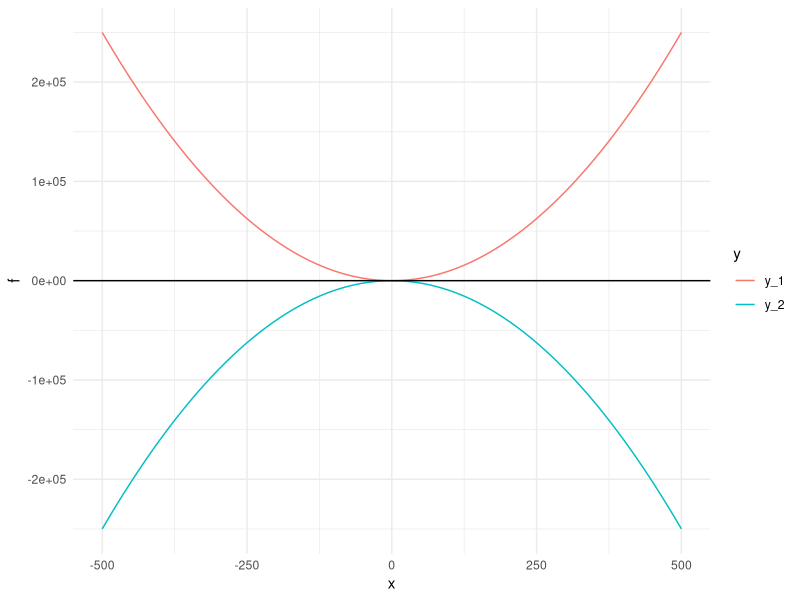
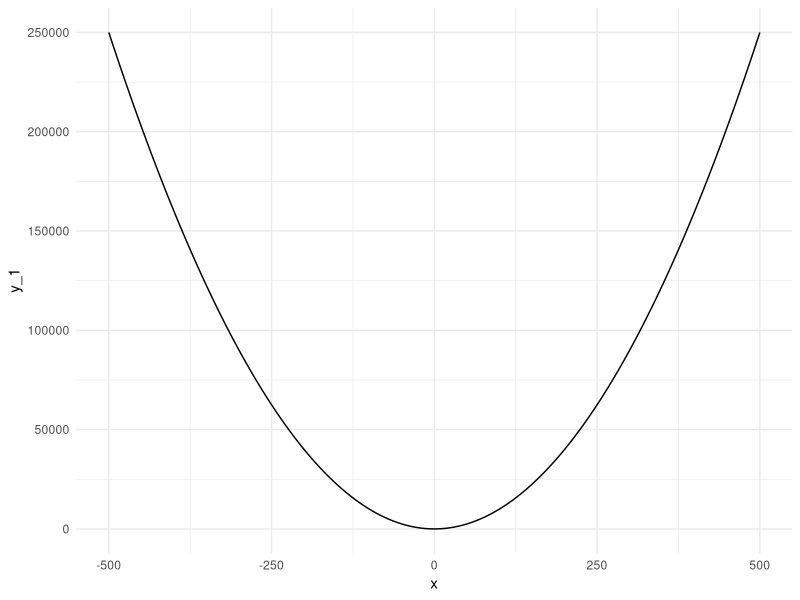
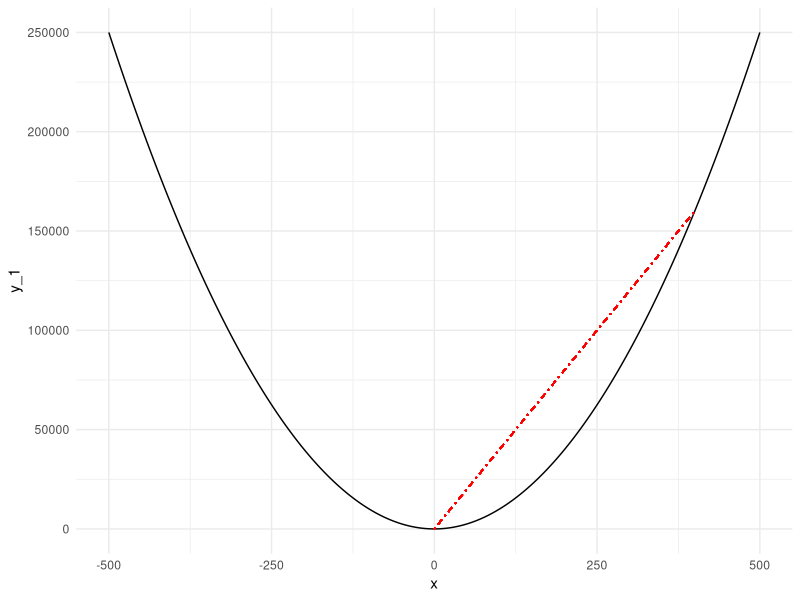
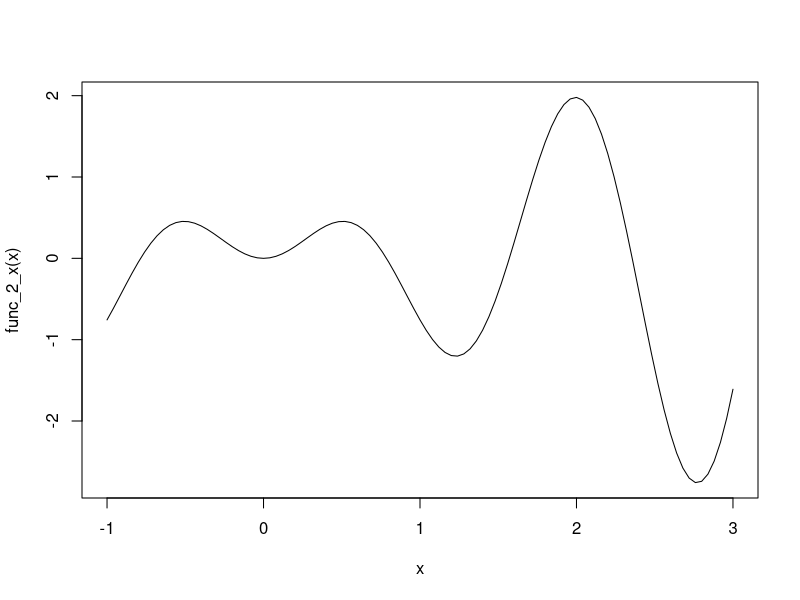
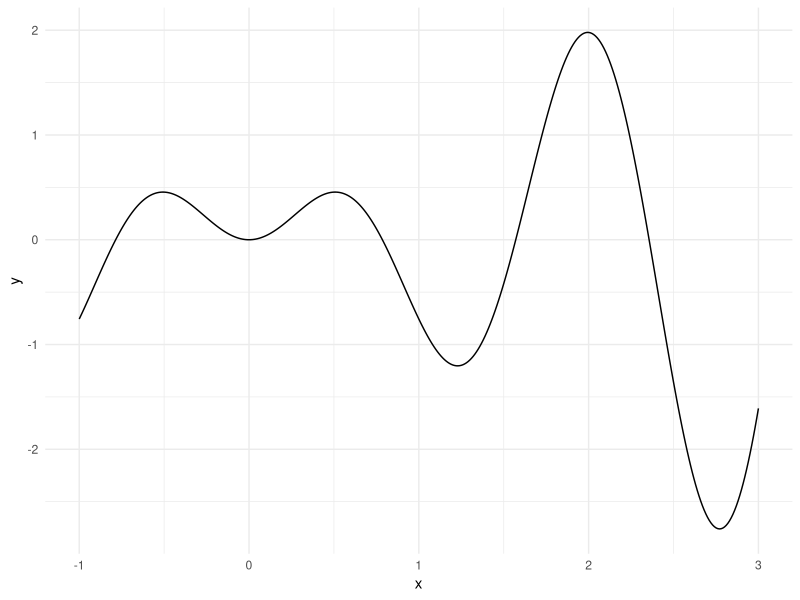

Source code (R) for these figures, in order:
## ---- chunk 1

library(tidyverse)
library(rmarkdown)
library(knitr)
library(xml2)
library(quadprog) #for quadratic programming
library(optimx) #for multidimensional optimization

knitr::opts_chunk$set(echo = T, 
                      warning = T, 
                      message = F, 
                      eval = T, 
                      include = T,
                      fig.height=4, 
                      fig.width=4
                      )
## ---- chunk 2
x <- -500:500
y_1 <- x^2
y_2 <- -x^2
data_l <- cbind(x, y_1, y_2) %>% 
  dplyr::as_tibble() %>% #wide format
  tidyr::gather(., 
                y_1:y_2, 
                key = 'y', 
                value = 'f') #long format

ggplot(data_l, aes(x, f, color = y)) +
  geom_line() +
  geom_hline(yintercept = 0) +
  theme_minimal()

## ---- chunk 3

(plot_x_square <- ggplot(data = dplyr::as_tibble(cbind(x, y_1)),
       mapping = aes(x, y_1)) +
  geom_line() +
  theme_minimal())

## ---- chunk 4

plot_x_square + 
  geom_segment(aes(x = 0, 
                   y = 0, 
                   xend = 400, 
                   yend = 400^2
                   ), 
               linetype = "dotdash", 
               color = "red"
               )

## ---- chunk 5

func_1_x <- function(x)
{
  2*(x[1]-1)^2 + 5*(x[2]-3)^2 + 10
}

optim_func_1_x <- optim(c(1,1), func_1_x) #x=(x_1,x_2)=c(1,1)
print(optim_func_1_x)
## ---- chunk 6
# Another function for optimization
func_2_x <- function(x) {x*sin(4*x)}

curve(func_2_x, -1, 3) #note base R graphics function curve()

# Via ggplot()
x <- seq(-1, 3, 0.01)
y <- func_2_x(x)
data_plot_gg <- cbind(x, y) %>% tibble::as_tibble()

ggplot(data_plot_gg, aes(x, y)) +
  geom_line() +
  theme_minimal()

# Using optimize()
(optim_min_mult <- optimize(f = func_2_x, 
                            interval = c(0, 3)
                            ) #default = minimum
) 

## ---- chunk 7

optimize(func_2_x, c(1.5, 3))

## ---- chunk 8

optimize(func_2_x, c(1.5, 3), maximum = TRUE)
